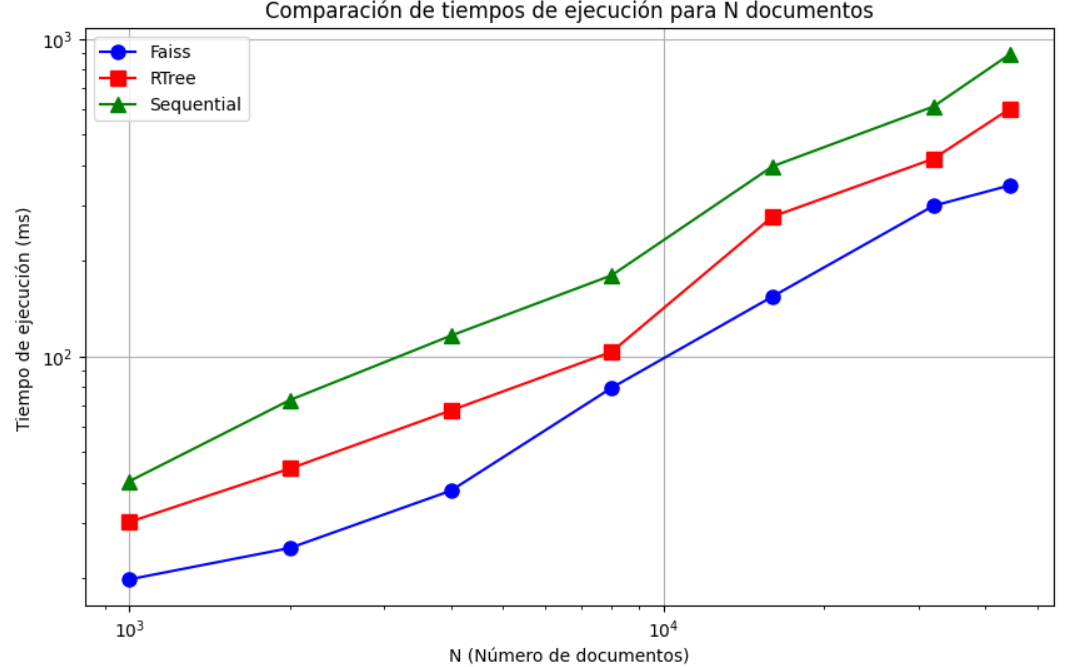
#> input picture comparacion_metodos_imagenes.png, 1072 x 667 px; its folder holds only this picture in this run
$ python -i retrieval_image_sec.py   (imports and definitions only)
#> lines starting #> are read from the running program, lines starting #| are printed output that depends on the picture
import cv2
import pandas as pd
import numpy as np
import heapq
from collections import defaultdict
import pickle

# [27 lines left out: functions ED, knnsecundario, knnSearch, not called in this run]

# Inicializar el detector SIFT
sift = cv2.SIFT_create()

def preprocesar_imagen(url_image):
    # Convertir la imagen a un arreglo NumPy (compatible con OpenCV)
    image_np = np.array(url_image)
    # Convertir la imagen de RGB (Pillow) a BGR (OpenCV)
    image_bgr = cv2.cvtColor(image_np, cv2.COLOR_RGB2BGR)
#> image_bgr is the input picture: shape (667, 1072, 3); mean B, G, R 248, 247.3, 248.3
    # Convertir a escala de grises
    gray = cv2.cvtColor(image_bgr, cv2.COLOR_BGR2GRAY)
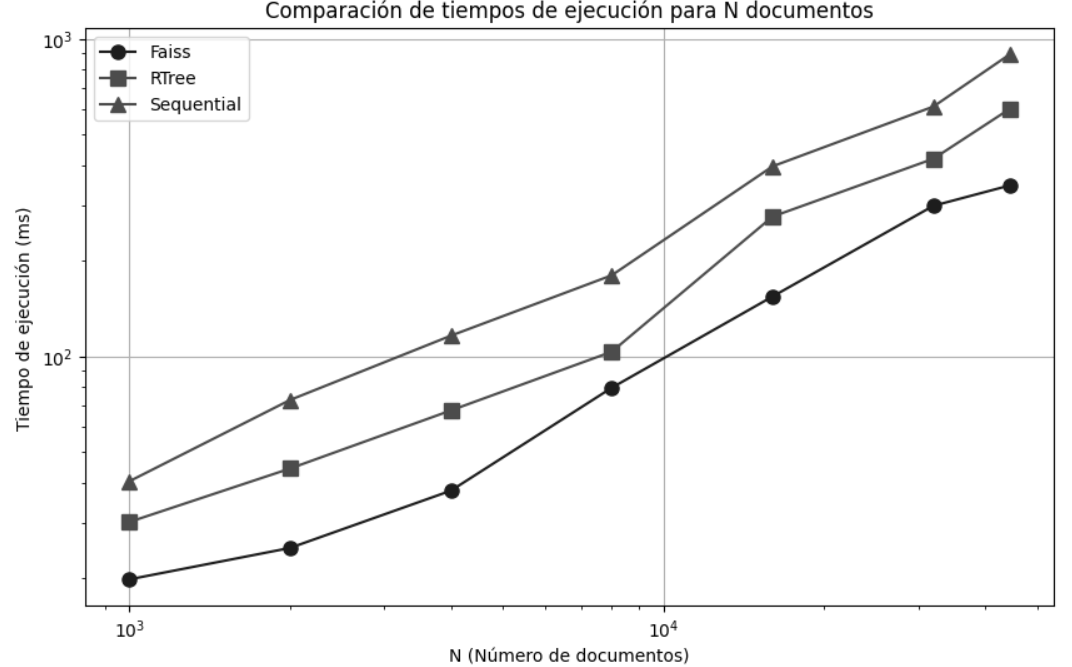
#> gray: shape (667, 1072); min 0, max 255, mean 247.7
    # Detectar keypoints y calcular descriptores SIFT
    sift = cv2.SIFT_create()
    keypoints, descriptors = sift.detectAndCompute(gray, None)
#> keypoints = 1202 keypoints; strongest (x, y, size): (1010, 186, 10.1), (129, 580, 10.2), (291, 548, 10.2), (934, 206, 10.2)
    keypoint_descriptor_pairs = list(zip(keypoints, descriptors))
#> keypoint_descriptor_pairs = 1202 items
    keypoint_descriptor_pairs.sort(key=lambda x: x[0].response, reverse=True)
    selected_pairs = keypoint_descriptor_pairs[:10]
#> selected_pairs = 10 items
    selected_descriptors = np.array([pair[1] for pair in selected_pairs])
    return selected_descriptors

# [2 lines not run here, left out]

# [1 line that did not run here, left out]

# [27 lines left out: function recuperacion_imagenes_sec, not called in this run]


>>> import cv2
>>> picture = cv2.cvtColor(cv2.imread('../comparacion_metodos_imagenes.png'), cv2.COLOR_BGR2RGB)
>>> result = preprocesar_imagen(picture)
